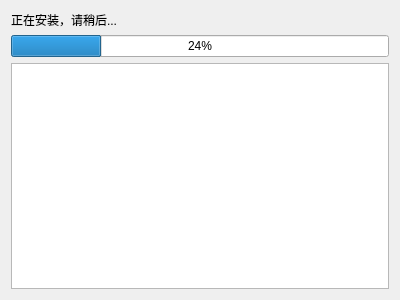
<?xml version="1.0" encoding="UTF-8"?>
<ui version="4.0">
 <class>Form</class>
 <widget class="QWidget" name="Form">
  <property name="geometry">
   <rect>
    <x>0</x>
    <y>0</y>
    <width>400</width>
    <height>300</height>
   </rect>
  </property>
  <property name="windowTitle">
   <string>安装中...</string>
  </property>
  <layout class="QVBoxLayout" name="verticalLayout_2">
   <item>
    <layout class="QVBoxLayout" name="verticalLayout" stretch="0,1,3">
     <item>
      <widget class="QLabel" name="label">
       <property name="text">
        <string>正在安装，请稍后...</string>
       </property>
      </widget>
     </item>
     <item>
      <widget class="QProgressBar" name="progressBar">
       <property name="value">
        <number>24</number>
       </property>
      </widget>
     </item>
     <item>
      <widget class="QPlainTextEdit" name="plainTextEdit"/>
     </item>
    </layout>
   </item>
  </layout>
 </widget>
 <resources/>
 <connections/>
</ui>
